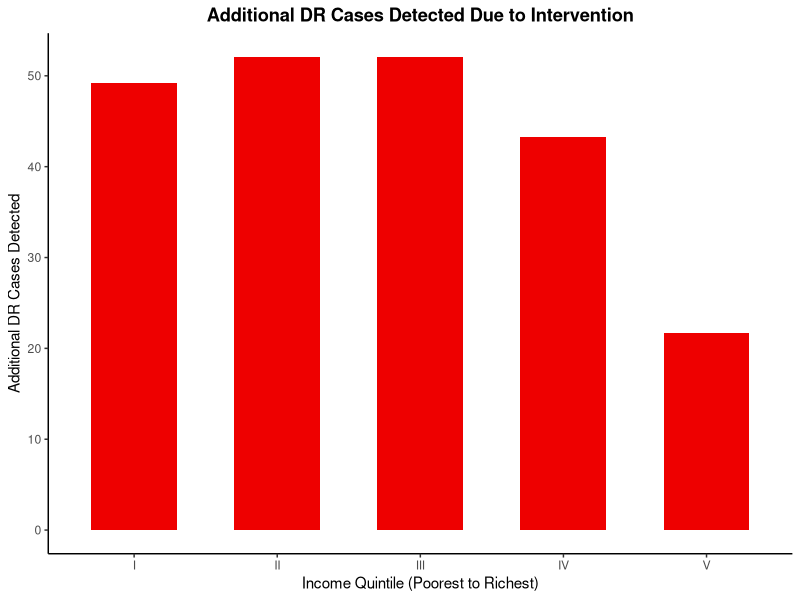
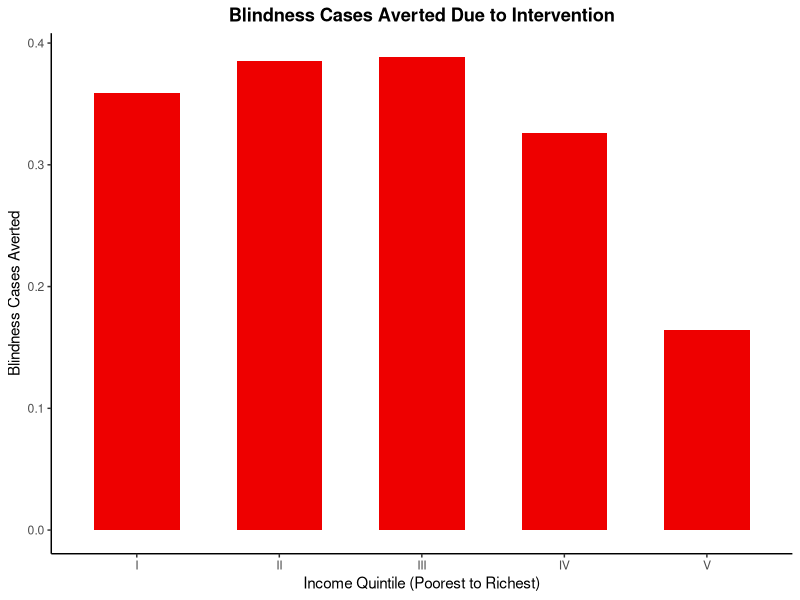

Write R code to recreate these figures, in order.

#disease burden calculation and disaggregation 
#cases of DR detected and cases of blindness averted due to intervention

input <- read.csv("Input table.csv")
input$Value <- as.numeric(gsub(",", "", input$Value)) 

set.seed(123)

get_val <- function(name) input$Value[input$Parameters == name]
quintiles <- 1:5

#section 1: Additional DR cases detected due to intervention  
#1.1 estimating the cases of DR detected before the screening intervention in each income quintile

dr_baseline <- sapply(quintiles, function(i) {
  get_val(paste0("pop_", i)) *
    get_val(paste0("dr_", i)) *
    get_val(paste0("pcu_", i)) *
    get_val("cov_b") *
    get_val("sens_b")})

#1.2 estimating the cases of DR detected after the screening intervention in each income quintile
dr_inv <- sapply(quintiles, function(i) {
  get_val(paste0("pop_", i)) *
    get_val(paste0("dr_", i)) *
    get_val(paste0("pcu_", i)) *
    get_val("cov_inv") *
    get_val("sens_inv")})

#1.3 estimating the difference in number of DR cases detected per quintile and plot 

dr_detected <- dr_inv - dr_baseline

library(ggplot2)

plot_dr <- data.frame(
  quintile = factor(c("I","II","III","IV","V"), levels=c("I","II","III","IV","V")),
  dr_detected = dr_detected)

ggplot(plot_dr, aes(x=quintile, y=dr_detected)) +
  geom_col(fill="red2", width=0.6)+
  labs(title="Additional DR Cases Detected Due to Intervention",
       x="Income Quintile (Poorest to Richest)",
       y="Additional DR Cases Detected") +
  theme_classic()+
  theme(plot.title=element_text(hjust=0.5, face="bold"))

#section 2: Number of blindness cases averted due to intervention
#2.1 estimating blindness cases due to DR before the screening intervention in each income quintile

blind_baseline <-  sapply(quintiles, function(i) {
  get_val(paste0("pop_", i)) *
    get_val(paste0("dr_", i)) *
    get_val(paste0("pcu_", i)) *
    get_val("cov_b") *
    get_val("sens_b") *
    (1 - get_val("lfu_referral")) *
    (1 - get_val("lfu_treat")) *
    get_val(paste0("vtdr_dr_", i)) *
    get_val("eff_blind")})

#2.2 estimating blindness cases due to DR after the screening intervention in each income quintile
blind_inv <-  sapply(quintiles, function(i) {
  get_val(paste0("pop_", i)) *
    get_val(paste0("dr_", i)) *
    get_val(paste0("pcu_", i)) *
    get_val("cov_inv") *
    get_val("sens_inv") *
    (1 - get_val("lfu_referral")) *
    (1 - get_val("lfu_treat")) *
    get_val(paste0("vtdr_dr_", i)) *
    get_val("eff_blind")})

#1.3 estimating blindness cases averted per quintile and plot
blind_averted <- blind_inv - blind_baseline

plot_blind <- data.frame(
  quintile = factor(c("I","II","III","IV","V"), levels=c("I","II","III","IV","V")),
  blind_averted = blind_averted)

ggplot(plot_blind, aes(x=quintile, y=blind_averted)) +
  geom_col(fill="red2", width=0.6)+
  labs(title="Blindness Cases Averted Due to Intervention",
       x="Income Quintile (Poorest to Richest)",
       y="Blindness Cases Averted") +
  theme_classic()+
  theme(plot.title=element_text(hjust=0.5, face="bold"))
